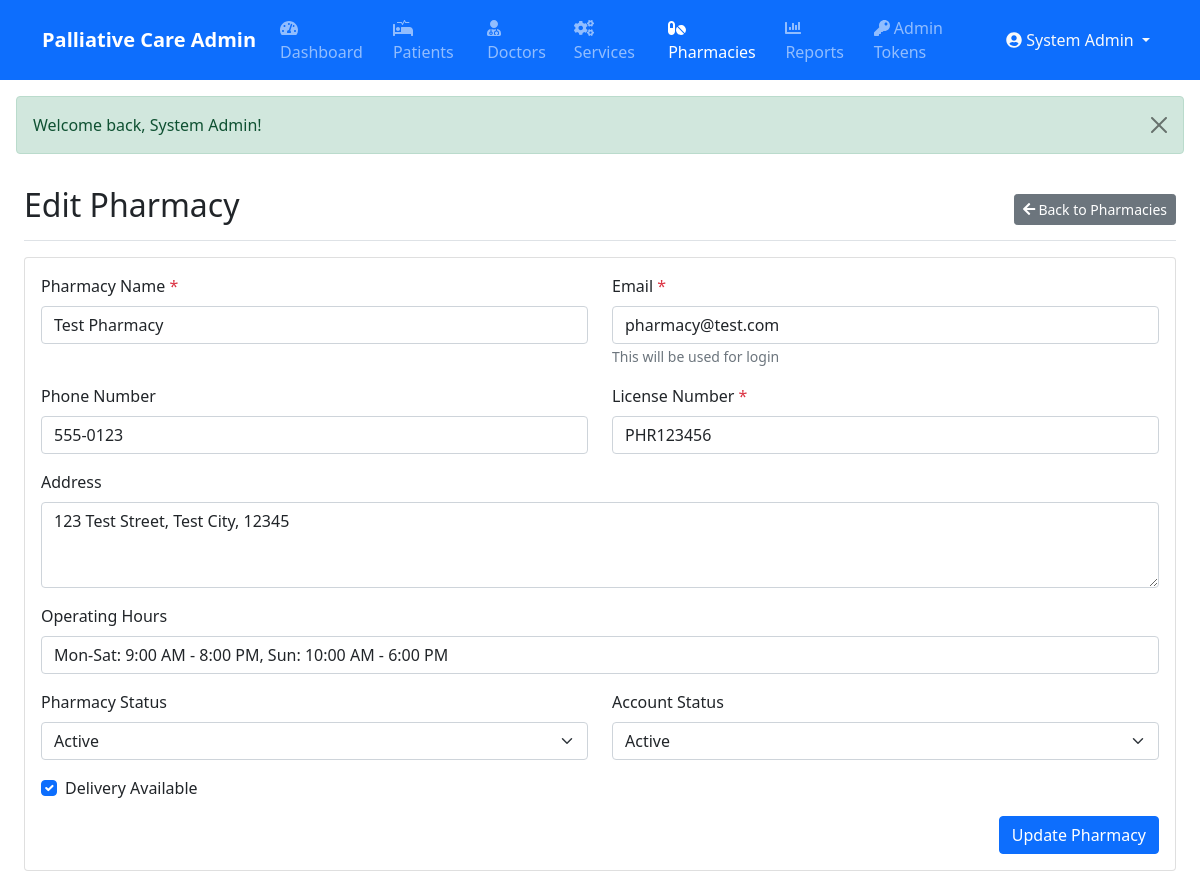
Page /index.php?module=admin&action=edit_pharmacy&id=1 (signed in) on the committed database.
### tables this page shows
CREATE TABLE IF NOT EXISTS `pharmacies` (
  `id` int NOT NULL AUTO_INCREMENT,
  `user_id` int NOT NULL,
  `service_provider_id` int DEFAULT NULL,
  `name` varchar(255) NOT NULL,
  `email` varchar(255) NOT NULL,
  `phone` varchar(20) DEFAULT NULL,
  `address` text,
  `license_number` varchar(50) DEFAULT NULL,
  `operating_hours` varchar(255) DEFAULT NULL,
  `delivery_available` tinyint(1) DEFAULT '1',
  `status` enum('active','inactive','suspended') DEFAULT 'active',
  `created_at` timestamp NULL DEFAULT CURRENT_TIMESTAMP,
  `updated_at` timestamp NULL DEFAULT CURRENT_TIMESTAMP ON UPDATE CURRENT_TIMESTAMP,
  PRIMARY KEY (`id`),
  UNIQUE KEY `user_id` (`user_id`),
  UNIQUE KEY `email` (`email`),
  UNIQUE KEY `license_number` (`license_number`),
  KEY `service_provider_id` (`service_provider_id`)
);

CREATE TABLE IF NOT EXISTS `users` (
  `id` int NOT NULL AUTO_INCREMENT,
  `email` varchar(255) NOT NULL,
  `password_hash` varchar(255) NOT NULL,
  `name` varchar(255) NOT NULL,
  `user_type` enum('patient','doctor','service','admin') NOT NULL,
  `status` enum('active','inactive','suspended') DEFAULT 'active',
  `created_at` timestamp NULL DEFAULT CURRENT_TIMESTAMP,
  `updated_at` timestamp NULL DEFAULT CURRENT_TIMESTAMP ON UPDATE CURRENT_TIMESTAMP,
  PRIMARY KEY (`id`),
  UNIQUE KEY `email` (`email`)
);

### modules/base_controller.php (called while the page is built, shortened)
<?php
class BaseController {
    public function __construct() {
        require_once __DIR__ . '/../classes/Database.php';
        $this->db = Database::getInstance();
    }
    protected function render($view, $data = []) {
        extract($data);
        $view_file = "modules/" . strtolower(str_replace("Controller", "", get_class($this))) . "/views/{$view}.php";
        include $view_file;
    }
}

### modules/admin/controller.php (called while the page is built, shortened)
<?php
require_once __DIR__ . '/../base_controller.php';
class AdminController extends BaseController {
    public function edit_pharmacy() {
        try {
            $id = intval($_GET['id'] ?? 0);
            $stmt = $this->db->prepare("
                SELECT p.*, u.email, u.status as user_status
                FROM pharmacies p
                JOIN users u ON p.user_id = u.id
                WHERE p.id = ?
            ");
            $stmt->execute([$id]);
            $pharmacy = $stmt->fetch(PDO::FETCH_ASSOC);
            $this->render('edit_pharmacy', [
                'page_title' => 'Edit Pharmacy',
                'pharmacy' => $pharmacy
            ]);
        } catch (Exception $e) {
            $this->logError("Error loading pharmacy: " . $e->getMessage());
            $_SESSION['error'] = "Error loading pharmacy";
            $this->redirect('index.php?module=admin&action=pharmacies');
        }
    }
}
?>

### classes/Database.php (called while the page is built, shortened)
<?php
class Database {
    private static $instance = null;
    private function __construct() {
        try {
            $dsn = "mysql:host=" . DB_HOST . ";dbname=" . DB_NAME . ";charset=utf8mb4";
            $options = [
                PDO::ATTR_ERRMODE => PDO::ERRMODE_EXCEPTION,
                PDO::ATTR_DEFAULT_FETCH_MODE => PDO::FETCH_ASSOC,
                PDO::ATTR_EMULATE_PREPARES => false,
                PDO::MYSQL_ATTR_INIT_COMMAND => "SET NAMES utf8mb4 COLLATE utf8mb4_unicode_ci"
            ];
            $this->connection = new PDO($dsn, DB_USER, DB_PASS, $options);
        } catch (PDOException $e) {
            error_log("Database connection error: " . $e->getMessage());
            throw new Exception("Could not connect to the database. Please try again later.");
        }
    }
    public static function getInstance() {
        if (self::$instance === null) {
            self::$instance = new self();
        }
        return self::$instance->connection;
    }
}

### modules/admin/views/edit_pharmacy.php (the view, shortened to what this page needs)
<?php
require_once 'includes/header.php';
?>
<div class="container-fluid">
    <div class="row">
        <main class="col-12 px-md-4">
            <div class="d-flex justify-content-between flex-wrap flex-md-nowrap align-items-center pt-3 pb-2 mb-3 border-bottom">
                <h1 class="h2"><?php echo $page_title; ?></h1>
                <div class="btn-toolbar mb-2 mb-md-0">
                    <a href="index.php?module=admin&action=pharmacies" class="btn btn-sm btn-secondary">
                        <i class="fas fa-arrow-left"></i> Back to Pharmacies
                    </a>
                </div>
            </div>
            <div class="card">
                <div class="card-body">
                    <form action="index.php?module=admin&action=process_edit_pharmacy" method="post">
                        <div class="row mb-3">
                            <div class="col-md-6">
                                <label for="name" class="form-label">Pharmacy Name <span class="text-danger">*</span></label>
                                <input type="text" class="form-control" id="name" name="name" required
                                       value="<?php echo htmlspecialchars($pharmacy['name']); ?>">
                            </div>
                            <div class="col-md-6">
                                <label for="email" class="form-label">Email <span class="text-danger">*</span></label>
                                <input type="email" class="form-control" id="email" name="email" required
                                       value="<?php echo htmlspecialchars($pharmacy['email']); ?>">
                                <small class="text-muted">This will be used for login</small>
                            </div>
                        </div>
                        <div class="row mb-3">
                            <div class="col-md-6">
                                <label for="phone" class="form-label">Phone Number</label>
                                <input type="text" class="form-control" id="phone" name="phone"
                                       value="<?php echo htmlspecialchars($pharmacy['phone'] ?? ''); ?>">
                            </div>
                            <div class="col-md-6">
                                <label for="license_number" class="form-label">License Number <span class="text-danger">*</span></label>
                                <input type="text" class="form-control" id="license_number" name="license_number" required
                                       value="<?php echo htmlspecialchars($pharmacy['license_number']); ?>">
                            </div>
                        </div>
                        <div class="mb-3">
                            <label for="address" class="form-label">Address</label>
                            <textarea class="form-control" id="address" name="address" rows="3"><?php echo htmlspecialchars($pharmacy['address'] ?? ''); ?></textarea>
                        </div>
                        <div class="mb-3">
                            <label for="operating_hours" class="form-label">Operating Hours</label>
                            <input type="text" class="form-control" id="operating_hours" name="operating_hours"
                                   placeholder="e.g., Mon-Fri: 9:00 AM - 6:00 PM, Sat: 10:00 AM - 4:00 PM"
                                   value="<?php echo htmlspecialchars($pharmacy['operating_hours'] ?? ''); ?>">
                        </div>
                        <div class="row mb-3">
                            <div class="col-md-6">
                                <label for="status" class="form-label">Pharmacy Status</label>
                                <select class="form-select" id="status" name="status">
                                    <option value="active" <?php echo ($pharmacy['status'] == 'active') ? 'selected' : ''; ?>>Active</option>
                                </select>
                            </div>
                            <div class="col-md-6">
                                <label for="user_status" class="form-label">Account Status</label>
                                <select class="form-select" id="user_status" name="user_status">
                                    <option value="active" <?php echo ($pharmacy['user_status'] == 'active') ? 'selected' : ''; ?>>Active</option>
                                </select>
                            </div>
                        </div>
                        <div class="mb-3 form-check">
                            <input type="checkbox" class="form-check-input" id="delivery_available" name="delivery_available"
                                   <?php echo ($pharmacy['delivery_available'] == 1) ? 'checked' : ''; ?>>
                            <label class="form-check-label" for="delivery_available">Delivery Available</label>
                        </div>
                        <div class="d-grid gap-2 d-md-flex justify-content-md-end">
                            <button type="submit" class="btn btn-primary">Update Pharmacy</button>
                        </div>
                    </form>
                </div>
            </div>
        </main>
    </div>
</div>
<?php require_once 'includes/footer.php'; ?>

### rows in the picture
pharmacies: name "Test Pharmacy", email "pharmacy@test.com", phone "555-0123", license_number "PHR123456", address "123 Test Street, Test City, 12345", operating_hours "Mon-Sat: 9:00 AM - 8:00 PM, Sun: 10:00 AM - 6:00 PM", status "Active", delivery_available "☑"
users: user_status "Active"

### other values in the picture
$_SESSION['name'] "System Admin"
$_SESSION['success'] "Welcome back, System Admin!"
$page_title "Edit Pharmacy"
